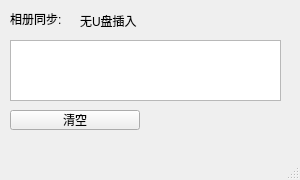
<?xml version="1.0" encoding="UTF-8"?>
<ui version="4.0">
 <class>mainWindow</class>
 <widget class="QMainWindow" name="mainWindow">
  <property name="enabled">
   <bool>true</bool>
  </property>
  <property name="geometry">
   <rect>
    <x>0</x>
    <y>0</y>
    <width>300</width>
    <height>180</height>
   </rect>
  </property>
  <property name="windowTitle">
   <string>MainWindow</string>
  </property>
  <property name="animated">
   <bool>true</bool>
  </property>
  <widget class="QWidget" name="centralwidget">
   <widget class="QLabel" name="title">
    <property name="geometry">
     <rect>
      <x>10</x>
      <y>10</y>
      <width>61</width>
      <height>18</height>
     </rect>
    </property>
    <property name="text">
     <string>相册同步:</string>
    </property>
   </widget>
   <widget class="QTextBrowser" name="statusDetail">
    <property name="geometry">
     <rect>
      <x>10</x>
      <y>40</y>
      <width>271</width>
      <height>61</height>
     </rect>
    </property>
   </widget>
   <widget class="QLabel" name="statusLabel">
    <property name="geometry">
     <rect>
      <x>80</x>
      <y>10</y>
      <width>211</width>
      <height>21</height>
     </rect>
    </property>
    <property name="text">
     <string>无U盘插入</string>
    </property>
   </widget>
   <widget class="QToolButton" name="cleanButton">
    <property name="geometry">
     <rect>
      <x>10</x>
      <y>110</y>
      <width>130</width>
      <height>20</height>
     </rect>
    </property>
    <property name="text">
     <string>清空</string>
    </property>
   </widget>
  </widget>
  <widget class="QStatusBar" name="statusbar"/>
 </widget>
 <resources/>
 <connections/>
</ui>
